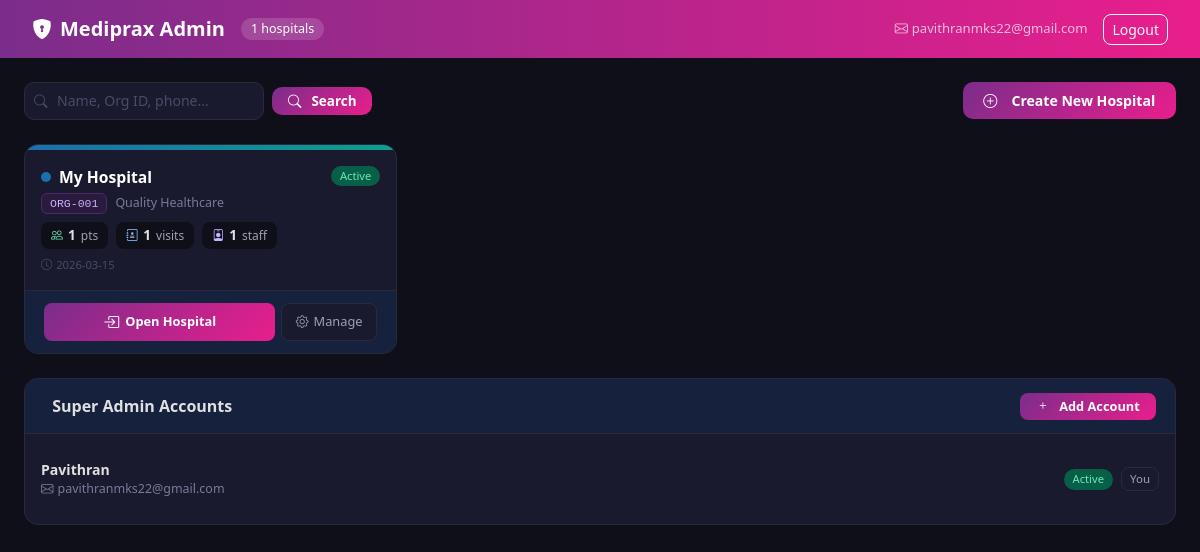
Screenshot of /admin/ (signed in) with the database file from the repository.
### tables this page shows
CREATE TABLE hospitals(
            id         INTEGER PRIMARY KEY AUTOINCREMENT,
            name       TEXT NOT NULL,
            tagline    TEXT DEFAULT 'Quality Healthcare',
            address    TEXT DEFAULT '',
            phone      TEXT DEFAULT '',
            email      TEXT DEFAULT '',
            color1     TEXT DEFAULT '#1a6fad',
            color2     TEXT DEFAULT '#0e9f8b',
            is_active  INTEGER DEFAULT 1,
            created_at TIMESTAMP DEFAULT CURRENT_TIMESTAMP
        , org_id TEXT);

CREATE TABLE super_admins(
            id            INTEGER PRIMARY KEY AUTOINCREMENT,
            username      TEXT UNIQUE NOT NULL,
            password_hash TEXT NOT NULL
        , email TEXT, is_active INTEGER DEFAULT 1, name TEXT DEFAULT 'Super Admin');

### app/routes/super_admin_routes.py (the view)
@super_admin_routes.route('/')
@_sa
def hospital_list():
    db = get_db()
    q  = request.args.get('q','').strip()
    pg = max(1, request.args.get('page',1,type=int))
    pp = 10
    base = ("SELECT h.*,"
            "(SELECT COUNT(*) FROM users u WHERE u.hospital_id=h.id AND u.role!='patient') AS staff_count,"
            "(SELECT COUNT(*) FROM patients p WHERE p.hospital_id=h.id) AS patient_count,"
            "(SELECT COUNT(*) FROM visits v WHERE v.hospital_id=h.id) AS visit_count "
            "FROM hospitals h ")
    if q:
        w = "WHERE h.name LIKE ? OR h.org_id LIKE ? OR h.phone LIKE ? OR h.email LIKE ? "
        p = (f'%{q}%',)*4
        total = db.execute("SELECT COUNT(*) FROM hospitals h "+w, p).fetchone()[0]
        rows  = db.execute(base+w+"ORDER BY h.id DESC LIMIT ? OFFSET ?", p+(pp,(pg-1)*pp)).fetchall()
    else:
        total = db.execute("SELECT COUNT(*) FROM hospitals").fetchone()[0]
        rows  = db.execute(base+"ORDER BY h.id DESC LIMIT ? OFFSET ?", (pp,(pg-1)*pp)).fetchall()
    pages = max(1,(total+pp-1)//pp)
    cols = {r[1] for r in db.execute('PRAGMA table_info(super_admins)')}
    if 'email' in cols:
        sa_list = db.execute('SELECT id,email,name,is_active FROM super_admins ORDER BY id').fetchall()
    else:
        sa_list = db.execute('SELECT id,username AS email,id AS name,1 AS is_active FROM super_admins ORDER BY id').fetchall()
    return render_template('admin/hospital_list.html',
                           hospitals=[dict(r) for r in rows],
                           search=q, page=pg, total_pages=pages, total=total,
                           sa_users=[dict(s) for s in sa_list])

### app/database.py (called while the page is built)
def get_db():
    if 'db' not in g:
        g.db = sqlite3.connect(current_app.config['DATABASE'])
        g.db.row_factory = sqlite3.Row
        g.db.execute('PRAGMA foreign_keys = ON')
    return g.db

### app/routes/super_admin_routes.py (called while the page is built)
def _sa(f):
    from functools import wraps
    @wraps(f)
    def d(*a, **kw):
        if session.get('role') != 'super_admin':
            return redirect(url_for('super_admin.sa_login'))
        return f(*a, **kw)
    return d

### templates/admin/hospital_list.html (shortened to what this page needs)
<!DOCTYPE html><html lang="en"><head><meta charset="UTF-8"/><meta name="viewport" content="width=device-width,initial-scale=1"/>
<link href="https://cdn.jsdelivr.net/npm/bootstrap@5.3.2/dist/css/bootstrap.min.css" rel="stylesheet"/>
<link href="https://cdn.jsdelivr.net/npm/bootstrap-icons@1.11.3/font/bootstrap-icons.min.css" rel="stylesheet"/>
</head><body>
<div class="topbar">
  <div class="d-flex align-items-center gap-3">
    <h5><i class="bi bi-shield-lock-fill me-2"></i>Mediprax Admin</h5>
    <span style="background:rgba(255,255,255,.15);color:#fff;border-radius:20px;padding:2px 10px;font-size:.78rem">{{ total }} hospitals</span>
  </div>
  <div class="d-flex align-items-center gap-3">
    <span style="color:rgba(255,255,255,.7);font-size:.82rem"><i class="bi bi-envelope me-1"></i>{{ session.username }}</span>
    <a href="{{ url_for('super_admin.sa_logout') }}" class="btn btn-sm btn-outline-light" style="border-radius:8px">Logout</a>
  </div>
</div>
<div class="container-fluid p-4">
  <div class="d-flex justify-content-between align-items-center mb-4 flex-wrap gap-3">
    <form method="GET" class="d-flex gap-2 align-items-center">
      <div style="position:relative">
        <i class="bi bi-search" style="position:absolute;left:10px;top:50%;transform:translateY(-50%);color:#4a4a6a;font-size:.85rem"></i>
        <input type="text" name="q" value="{{ search }}" class="search-box" style="padding-left:2rem" placeholder="Name, Org ID, phone…" autocomplete="off" id="searchBox"/>
      </div>
      <button class="btn-create py-1 px-3" style="font-size:.84rem" type="submit"><i class="bi bi-search me-1"></i>Search</button>
    </form>
    <a href="{{ url_for('super_admin.create_hospital') }}" class="btn-create"><i class="bi bi-plus-circle me-2"></i>Create New Hospital</a>
  </div>
  {% if hospitals %}
  <div class="row g-3 mb-4">
    {% for h in hospitals %}
    <div class="col-md-6 col-xl-4">
      <div class="hosp-card">
        <div class="color-bar" style="background:linear-gradient(90deg,{{ h.color1 or '#1a6fad' }},{{ h.color2 or '#0e9f8b' }})"></div>
        <div class="p-3">
          <div class="d-flex justify-content-between align-items-start mb-2">
            <div>
              <div class="d-flex align-items-center gap-2 mb-1">
                <span style="width:10px;height:10px;border-radius:50%;background:{{ h.color1 or '#1a6fad' }};flex-shrink:0"></span>
                <span style="font-weight:700;color:#fff;font-size:.98rem">{{ h.name }}</span>
              </div>
              <div class="d-flex gap-2 align-items-center">
                <span class="org-badge">{{ h.org_id or '—' }}</span>
                <span style="color:#7a7a9a;font-size:.78rem">{{ h.tagline or '' }}</span>
              </div>
            </div>
            <span class="{% if h.is_active %}badge-active{% else %}badge-inactive{% endif %}">{% if h.is_active %}Active{% else %}Inactive{% endif %}</span>
          </div>
          <div class="d-flex gap-2 my-2 flex-wrap">
            <div class="hstat"><i class="bi bi-people" style="color:#6ee7b7"></i><strong>{{ h.patient_count }}</strong>pts</div>
            <div class="hstat"><i class="bi bi-journal-medical" style="color:#93c5fd"></i><strong>{{ h.visit_count }}</strong>visits</div>
            <div class="hstat"><i class="bi bi-person-badge" style="color:#c4b5fd"></i><strong>{{ h.staff_count }}</strong>staff</div>
          </div>
          <div style="font-size:.7rem;color:#4a4a6a"><i class="bi bi-clock me-1"></i>{{ h.created_at[:10] if h.created_at else '—' }}</div>
        </div>
        <div class="action-row">
          <a href="{{ url_for('super_admin.visit_hospital', hid=h.id) }}" class="btn-visit" title="Open this hospital — no re-login needed">
            <i class="bi bi-box-arrow-in-right" style="font-size:1rem"></i>Open Hospital
          </a>
          <a href="{{ url_for('super_admin.hospital_detail', hid=h.id) }}" class="btn-manage" title="Manage settings & users">
            <i class="bi bi-gear"></i>Manage
          </a>
        </div>
      </div>
    </div>
    {% endfor %}
  </div>
  {% endif %}
  <div class="card">
    <div class="card-header d-flex justify-content-between align-items-center">
      <span>Super Admin Accounts</span>
      <button class="btn-create py-1 px-3" style="font-size:.8rem;border-radius:8px" onclick="document.getElementById('addSA').classList.toggle('d-none')">
        <i class="bi bi-plus me-1"></i>Add Account
      </button>
    </div>
    <div class="card-body">
      {% for sa in sa_users %}
      <div class="sa-row">
        <div style="flex:1">
          <div style="color:#e0e0e0;font-size:.88rem;font-weight:600">{{ sa.name or 'Super Admin' }}</div>
          <div style="color:#7a7a9a;font-size:.78rem"><i class="bi bi-envelope me-1"></i>{{ sa.email }}</div>
        </div>
        <span class="{% if sa.is_active %}badge-active{% else %}badge-inactive{% endif %}">{% if sa.is_active %}Active{% else %}Inactive{% endif %}</span>
        {% if sa.id == session.sa_id %}
        <span style="background:#1a1a2e;border:1px solid #2a2a3e;border-radius:8px;padding:2px 8px;font-size:.72rem;color:#a0a0b0">You</span>
        {% endif %}
      </div>
      {% endfor %}
    </div>
  </div>
</div>
</body></html>

### templates/admin/hospital_list.html (style rules this page uses)
:root { --sa1:#7b2d8b;--sa2:#e91e8c }
body { background:#0f0f1a;color:#e0e0e0;font-family:'Segoe UI',sans-serif;min-height:100vh }
.topbar { background:linear-gradient(90deg,var(--sa1),var(--sa2));padding:.85rem 2rem;display:flex;justify-content:space-between;align-items:center;position:sticky;top:0;z-index:100 }
.topbar h5 { color:#fff;margin:0;font-weight:700 }
.card { background:#1a1a2e;border:1px solid #2a2a3e;border-radius:14px;margin-bottom:1rem }
.card-header { background:#16213e;border-bottom:1px solid #2a2a3e;border-radius:14px 14px 0 0!important;color:#e0e0e0;font-weight:600;padding:.85rem 1.2rem }
.btn-create { background:linear-gradient(135deg,var(--sa1),var(--sa2));border:none;color:#fff;border-radius:10px;font-weight:600;padding:.5rem 1.3rem;font-size:.88rem;text-decoration:none;display:inline-flex;align-items:center;gap:6px }
.search-box { background:#1a1a2e;border:1px solid #2a2a3e;border-radius:10px;padding:.45rem 1rem;color:#e0e0e0;font-size:.88rem;width:240px }
.search-box::placeholder { color:#4a4a6a }
.hosp-card { background:#1a1a2e;border:1px solid #2a2a3e;border-radius:14px;overflow:hidden;transition:transform .15s,border-color .15s;height:100% }
.color-bar { height:5px }
.org-badge { background:#2a1a3e;border:1px solid #4a2a6a;border-radius:6px;padding:1px 8px;font-size:.72rem;font-family:monospace;color:#c4b5fd }
.hstat { background:#0f0f1a;border-radius:8px;padding:3px 10px;font-size:.75rem;color:#a0a0b0;display:flex;align-items:center;gap:5px }
.hstat strong { color:#e0e0e0;font-size:.85rem }
.action-row { display:flex;gap:6px;border-top:1px solid #2a2a3e;padding:.75rem 1.2rem;background:#16213e }
.btn-visit { flex:1;background:linear-gradient(135deg,var(--sa1),var(--sa2));border:none;color:#fff;border-radius:8px;font-size:.8rem;font-weight:600;padding:.45rem;text-decoration:none;display:flex;align-items:center;justify-content:center;gap:6px }
.btn-manage { background:#1a1a2e;border:1px solid #2a2a3e;color:#a0a0b0;border-radius:8px;font-size:.8rem;padding:.45rem .85rem;text-decoration:none;display:flex;align-items:center;gap:5px }
.badge-active { background:#065f46;color:#6ee7b7;border-radius:20px;padding:2px 9px;font-size:.7rem }
.sa-row { display:flex;align-items:center;gap:8px;padding:.55rem 0;border-bottom:1px solid #2a2a3e }
.sa-row:last-child { border-bottom:none }

### rows the page displays
hospitals: name "My Hospital", org "ORG-001", tagline "Quality Healthcare", is_active "Active", patient_count "1", visit_count "1", staff_count "1", created_at "2026-03-15"
super_admins: name "Pavithran", email "pavithranmks22@gmail.com", is_active "Active", shows "You"

### other values shown
{{ total }} "1"
{{ session.username }} "pavithranmks22@gmail.com"
